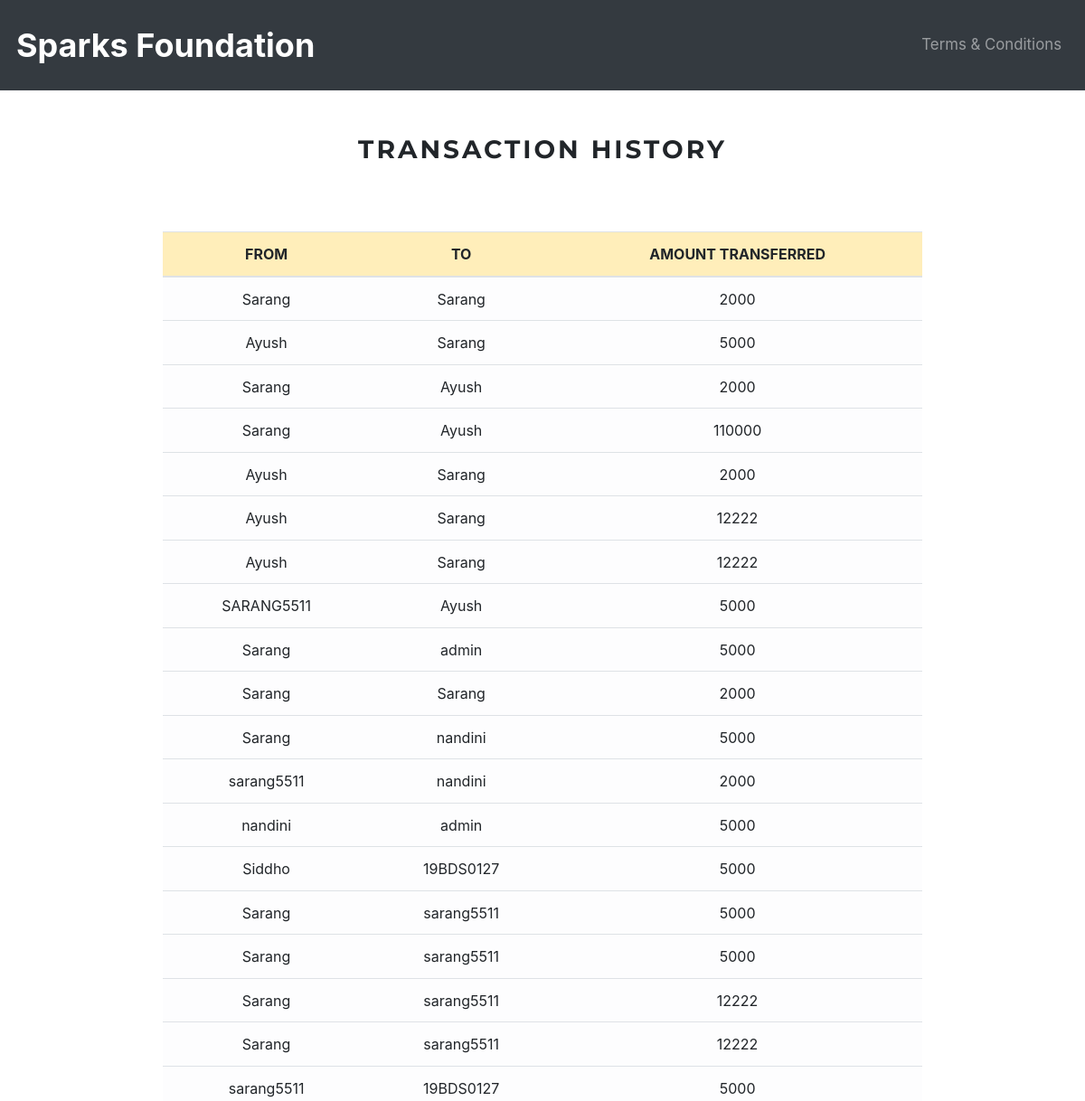
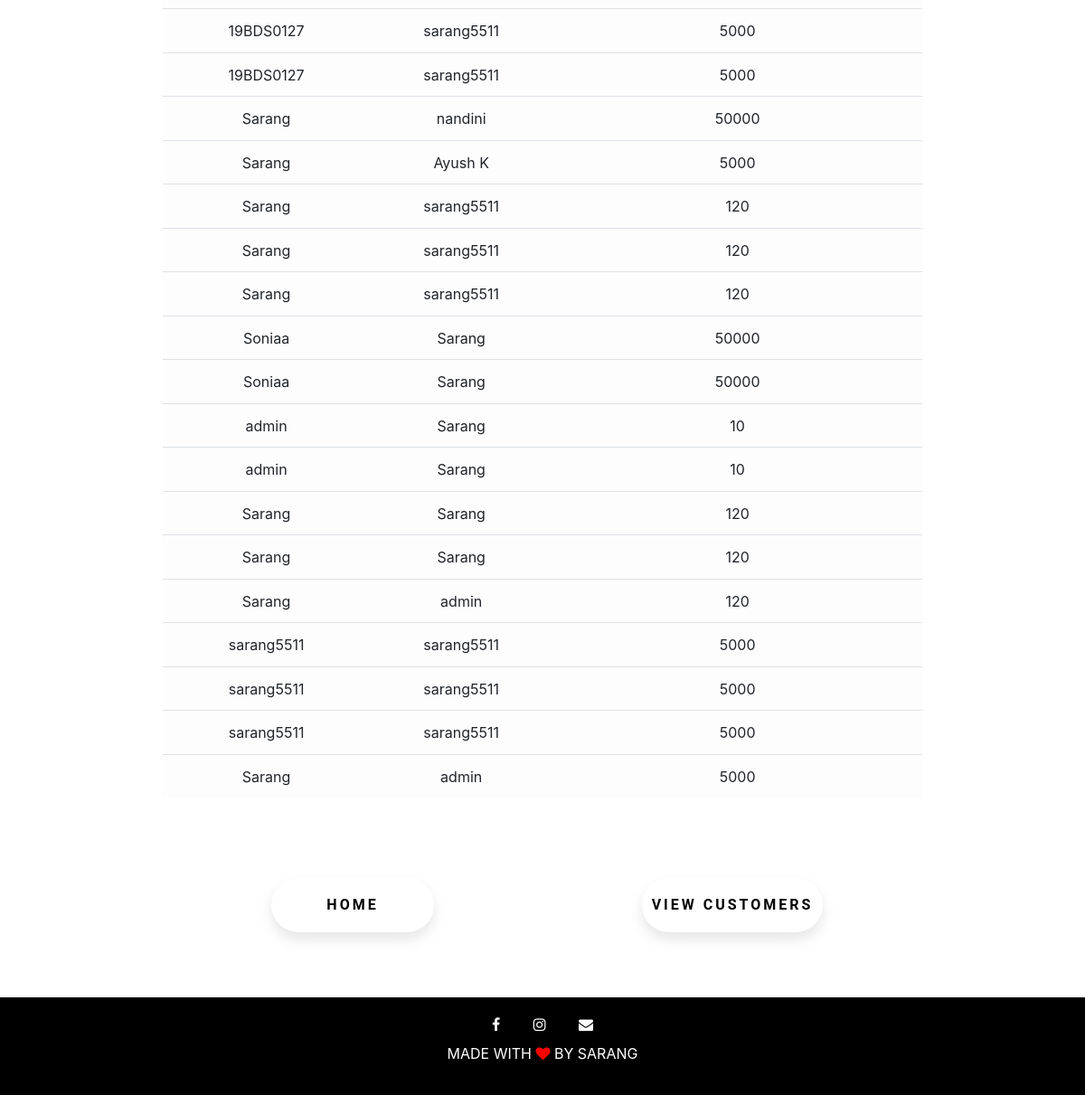
The page /history.php on the database its author committed (2 pictures, top to bottom).
### tables this page shows
CREATE TABLE `customerhistory` (
  `Sender` varchar(20) NOT NULL,
  `Reciever` varchar(20) NOT NULL,
  `Amount` bigint(20) NOT NULL
);

### history.php (the view, shortened to what this page needs)
<!DOCTYPE html>
<html lang="en">
<head>
    <link rel="stylesheet" href="https://cdnjs.cloudflare.com/ajax/libs/font-awesome/4.7.0/css/font-awesome.min.css">
    <link rel="stylesheet" href="https://maxcdn.bootstrapcdn.com/bootstrap/4.0.0/css/bootstrap.min.css">
   <link rel="stylesheet" href="style2.css">
</head>
<body>
<nav class="navbar navbar-expand-lg navbar-dark bg-dark">
        <a class="navbar-brand" href="index.php">Sparks Foundation</a>
        <div class="collapse navbar-collapse" id="navbarSupportedContent">
            <ul class="navbar-nav ml-auto">
                <li class="nav-item">
                    <a class="nav-link" href="#">Terms & Conditions</a>
                </li>
            </ul>
        </div>
    </nav>
    <section id="section3">
        <h3 class="heading">TRANSACTION HISTORY</h3>
    </section>
    <?php
$connect = mysqli_connect(DB_SERVER, DB_USER, DB_PASSWORD, DB_DATABASE);
$sql = "SELECT * FROM customerhistory";
$result = mysqli_query($connect, $sql);
$num = mysqli_num_rows($result);
echo "<section id=section2>";
if ($num > 0) {
    echo "<table class='table table-hover table-light data'><thead class='table-warning'><tr><th scope='col'>FROM</th><th scope='col'>TO</th><th scope='col'>AMOUNT TRANSFERRED</th></tr></thead>";
    while ($row = mysqli_fetch_assoc($result)) {
        echo "<tr><td>" . $row["Sender"] . "</td><td>" . $row["Reciever"] . "</td><td>" . $row["Amount"] . "</td><tr>";
    }
    echo "</table>";
} else {
    echo "Nothing to show";
}
echo "</section>";
?>
<section id="section2">
    <div class="container-fluid">
        <div class="row">
            <div class="col-lg-6">
                <button type="button" class="button mx-3 my-4" onclick="location.href='index.php'">HOME</button>
            </div>
            <div class="col-lg-6">
            <button type="button" class="button1 mx-3 my-4" onclick="location.href='customers.php'">VIEW CUSTOMERS</button>
            </div>
        </div>
    </div>
</section>
<section id="section4">
    <div class="container-fluid">
        <a href="" class="mx-3  text-white fs-4"><i class="fa fa-facebook" aria-hidden="true"></i></a>
        <a href="" class="mx-3 text-white"><i class="fa fa-instagram" aria-hidden="true"></i></a>
        <a href="" class="mx-3  text-white"><i class="fa fa-envelope" aria-hidden="true"></i></a>
        <div class="my-2">
            <p>MADE WITH <i class="fa fa-heart" style="color: red;"></i> BY SARANG</p>
        </div>
    </div>
</section>
</body>
</html>

### style2.css (style rules this page uses)
#section2 { padding: 2% 15%; text-align: center; }
#section3 { padding: 2% 15%; text-align: center; }
#section4 { margin-top: 2%; padding: 1.5% 3%; text-align: center; background-color: rgb(0, 0, 0); color: white; }
.heading { font-family: 'Montserrat', sans-serif; font-weight: 700; margin: 3% auto; text-align: center; letter-spacing: 3px; }
.navbar { padding: 1.5%; }
.navbar-brand { font-size: 2.25em; font-weight: bold; }
.nav-item { font-size: 1.05em; }
.button { margin: 20px auto; width: 180px; height: 60px; font-family: 'Roboto', sans-serif; font-size: 16px; letter-spacing: 3px; font-weight:700; color: #000; background-color: #fff; border: none; border-radius: 45px; box-shadow: 0px 8px 15px rgba(0, 0, 0, 0.1); transition: all 0.3s ease 0s; cursor: pointer; outline: none; }
.button1 { margin: 20px auto; width: 200px; height: 60px; font-family: 'Roboto', sans-serif; font-size: 16px; letter-spacing: 3px; font-weight:700; color: #000; background-color: #fff; border: none; border-radius: 45px; box-shadow: 0px 8px 15px rgba(0, 0, 0, 0.1); transition: all 0.3s ease 0s; cursor: pointer; outline: none; }

### rows shown on the page
customerhistory: Sender "Sarang", Reciever "Sarang", Amount "2000"
customerhistory: Sender "Ayush", Reciever "Sarang", Amount "5000"
customerhistory: Sender "Sarang", Reciever "Ayush", Amount "2000"
customerhistory: Sender "Sarang", Reciever "Ayush", Amount "110000"
customerhistory: Sender "Ayush", Reciever "Sarang", Amount "2000"
customerhistory: Sender "Ayush", Reciever "Sarang", Amount "12222"
customerhistory: Sender "Ayush", Reciever "Sarang", Amount "12222"
customerhistory: Sender "SARANG5511", Reciever "Ayush", Amount "5000"
customerhistory: Sender "Sarang", Reciever "admin", Amount "5000"
customerhistory: Sender "Sarang", Reciever "Sarang", Amount "2000"
customerhistory: Sender "Sarang", Reciever "nandini", Amount "5000"
customerhistory: Sender "sarang5511", Reciever "nandini", Amount "2000"
customerhistory: Sender "nandini", Reciever "admin", Amount "5000"
customerhistory: Sender "Siddho", Reciever "19BDS0127", Amount "5000"
customerhistory: Sender "Sarang", Reciever "sarang5511", Amount "5000"
customerhistory: Sender "Sarang", Reciever "sarang5511", Amount "5000"
customerhistory: Sender "Sarang", Reciever "sarang5511", Amount "12222"
customerhistory: Sender "Sarang", Reciever "sarang5511", Amount "12222"
customerhistory: Sender "sarang5511", Reciever "19BDS0127", Amount "5000"
customerhistory: Sender "19BDS0127", Reciever "sarang5511", Amount "5000"
customerhistory: Sender "19BDS0127", Reciever "sarang5511", Amount "5000"
customerhistory: Sender "Sarang", Reciever "nandini", Amount "50000"
customerhistory: Sender "Sarang", Reciever "Ayush K", Amount "5000"
customerhistory: Sender "Sarang", Reciever "sarang5511", Amount "120"
customerhistory: Sender "Sarang", Reciever "sarang5511", Amount "120"
customerhistory: Sender "Sarang", Reciever "sarang5511", Amount "120"
customerhistory: Sender "Soniaa", Reciever "Sarang", Amount "50000"
customerhistory: Sender "Soniaa", Reciever "Sarang", Amount "50000"
customerhistory: Sender "admin", Reciever "Sarang", Amount "10"
customerhistory: Sender "admin", Reciever "Sarang", Amount "10"
customerhistory: Sender "Sarang", Reciever "Sarang", Amount "120"
customerhistory: Sender "Sarang", Reciever "Sarang", Amount "120"
customerhistory: Sender "Sarang", Reciever "admin", Amount "120"
customerhistory: Sender "sarang5511", Reciever "sarang5511", Amount "5000"
customerhistory: Sender "sarang5511", Reciever "sarang5511", Amount "5000"
customerhistory: Sender "sarang5511", Reciever "sarang5511", Amount "5000"
customerhistory: Sender "Sarang", Reciever "admin", Amount "5000"
